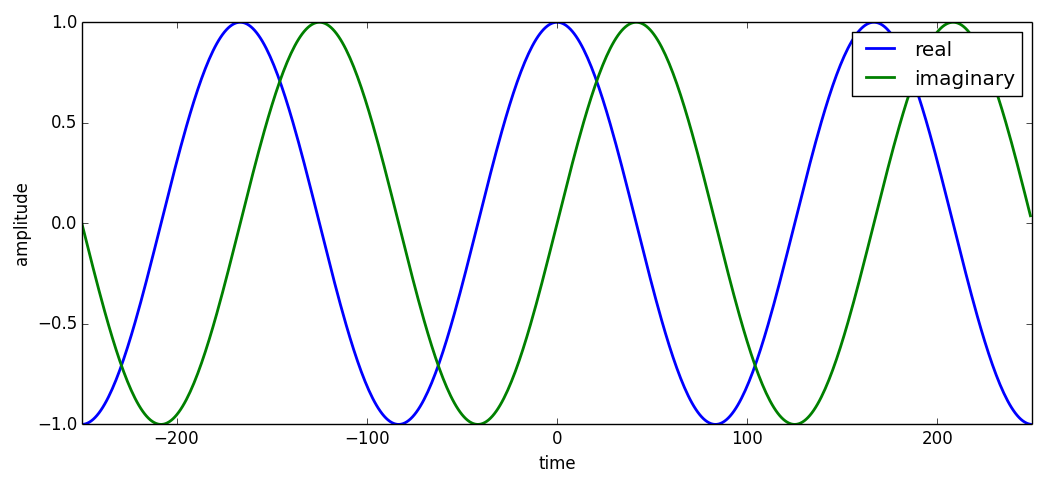

Generate this figure with Python:
import matplotlib.pyplot as plt
import numpy as np

N = 500
k = 3
plt.figure(1)

s = np.exp(1j*2*np.pi*k/N*np.arange(-N/2, N/2))
plt.plot(np.arange(-N/2, N/2), np.real(s), 'b', lw=2, label="real")
plt.plot(np.arange(-N/2, N/2), np.imag(s),'g', lw=2, label="imaginary")
plt.xlabel('time')
plt.ylabel('amplitude')
plt.axis([-N/2,N/2,-1,1])
plt.legend()
plt.show()
